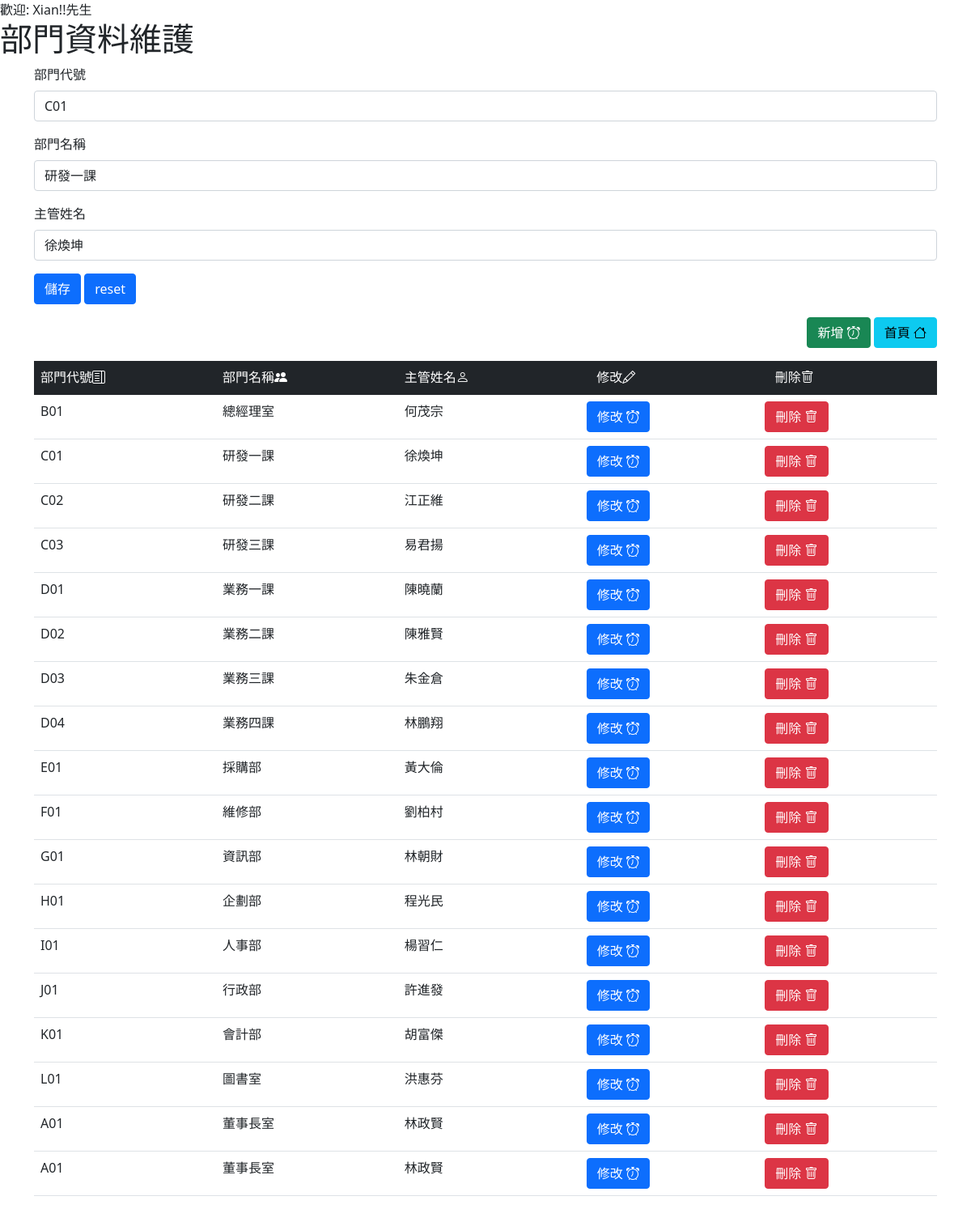
Screenshot of /dept.php?op=1&deptid=C01 (signed in) with the database file from the repository.
### tables this page shows
CREATE TABLE `dept` (
  `DeptName` varchar(9) DEFAULT NULL COMMENT '部門名稱',
  `DeptId` varchar(9) DEFAULT NULL COMMENT '部門代號',
  `ManagerName` varchar(9) DEFAULT NULL COMMENT '主管姓名'
);

### auth.php (called while the page is built, shortened)
<?php
if(isset($_SESSION['uid']))
{
    $gender=$_SESSION['gender'];
    $username=$_SESSION['username'];
}
else
{
  switchto('index.php');
}
?>

### dept.php (the view, shortened to what this page needs)
<?php
include("auth.php");
?>
<!doctype html>
<html lang="en">
  <head>
    <link href="https://cdn.jsdelivr.net/npm/bootstrap@5.1.3/dist/css/bootstrap.min.css" rel="stylesheet">
    <link href="https://cdn.datatables.net/1.10.16/css/jquery.dataTables.min.css" rel="stylesheet" />
    <link rel="stylesheet" href="https://cdn.jsdelivr.net/npm/bootstrap-icons@1.7.0/font/bootstrap-icons.css">
  </head>
  <body>
<?php
  echo "歡迎: $username!!";
  if($gender==1) echo "先生";
  else          echo "小姐";
?>
    <h1>部門資料維護</h1>
    <div class="container">
  <?php
  function display_form($op,$deptid)
  {
      if ($op==3)
      {
        $deptid="";
        $deptname="";
        $managername="";
        $op=4;
      }
      else
      {
              include("connectdb.php");
              $sql = "SELECT deptid,deptname,managername FROM dept where deptid='$deptid'";
              $result =$connect->query($sql);
              if ($row = $result->fetch_assoc()) {
                  $deptid=$row['deptid'];
                  $deptname=$row['deptname'];
                  $managername=$row['managername'];
              }
      }
      echo "<form action=dept.php method=post>";
      echo "<div class='mb-3'>
              <label for='exampleFormControlInput1' class='form-label'>部門代號</label>
              <input type='text' class='form-control' name=deptid id='deptid' placeholder='請輸入部門代號' value=$deptid>
            </div>
            <div class='mb-3'>
              <label for='exampleFormControlInput1' class='form-label'>部門名稱</label>
              <input type='text' class='form-control' name=deptname id='deptname' placeholder='請輸入部門名稱' value=$deptname>
            </div>
            <div class='mb-3'>
              <label for='exampleFormControlInput1' class='form-label'>主管姓名</label>
              <input type='text' class='form-control' name=managername id='managername' placeholder='請輸入主管姓名' value=$managername>
            </div>";
      echo " <div class='col-auto'>
              <button type='submit' class='btn btn-primary mb-3'>儲存</button>
              <button type='reset' class='btn btn-primary mb-3'>reset</button>
            </div>";
      echo "</form>";
  }
    if(isset($_REQUEST['op']))
    {
      $op=$_REQUEST['op'];
      switch ($op)
      {
        case 1:
              $deptid=$_REQUEST['deptid'];
               display_form($op,$deptid);
              break;
      }
    }
  ?>
    <p align=right>
    <a href=dept.php?op=3><button type='button' class='btn btn-success'>新增 <i class='bi bi-alarm'></i></button></a>
    <a href=home.php><button type='button' class='btn btn-info'>首頁 <i class='"bi bi-house'></i></button></a>  </p>
    <table class="table">
  	<thead class="table-dark">
  		<tr>
  			<td>部門代號<i class="bi bi-layout-text-sidebar"></i></i></td>
             <td>部門名稱<i class="bi bi-people-fill"></i></td>
             <td>主管姓名<i class="bi bi-person"></i></td>
             <td>&nbsp&nbsp&nbsp修改<i class="bi bi-pencil"></i></td>
             <td>&nbsp&nbsp&nbsp刪除<i class='bi bi-trash'></i></td>
  		</tr>
  	</thead>
  	<tbody>
    <?php
    include("connectdb.php");
    $sql = "SELECT deptid,deptname,managername FROM dept";
    $result =$connect->query($sql);
    while ($row = $result->fetch_assoc()) {
        $deptid=$row['deptid'];
        $deptname=$row['deptname'];
        $managername=$row['managername'];
        echo "<tr><TD>$deptid<td> $deptname<TD>$managername";
        echo "<TD><a href=dept.php?op=1&deptid=$deptid><button type='button' class='btn btn-primary'>修改 <i class='bi bi-alarm'></i></button></a>";
        echo "<TD><a href=\"javascript:if(confirm('確實要刪除[$deptname]嗎?'))location='dept.php?deptid=$deptid&op=5'\"><button type='button' class='btn btn-danger'>刪除 <i class='bi bi-trash'></i></button>";
    }
    ?>
</tbody>
  </table>
  </div>
  </body>
</html>

### rows the page displays
dept: deptid "C01", deptname "研發一課", managername "徐煥坤", DeptId "C01", DeptName "研發一課", ManagerName "徐煥坤"
dept: DeptId "B01", DeptName "總經理室", ManagerName "何茂宗"
dept: DeptId "C02", DeptName "研發二課", ManagerName "江正維"
dept: DeptId "C03", DeptName "研發三課", ManagerName "易君揚"
dept: DeptId "D01", DeptName "業務一課", ManagerName "陳曉蘭"
dept: DeptId "D02", DeptName "業務二課", ManagerName "陳雅賢"
dept: DeptId "D03", DeptName "業務三課", ManagerName "朱金倉"
dept: DeptId "D04", DeptName "業務四課", ManagerName "林鵬翔"
dept: DeptId "E01", DeptName "採購部", ManagerName "黃大倫"
dept: DeptId "F01", DeptName "維修部", ManagerName "劉柏村"
dept: DeptId "G01", DeptName "資訊部", ManagerName "林朝財"
dept: DeptId "H01", DeptName "企劃部", ManagerName "程光民"
dept: DeptId "I01", DeptName "人事部", ManagerName "楊習仁"
dept: DeptId "J01", DeptName "行政部", ManagerName "許進發"
dept: DeptId "K01", DeptName "會計部", ManagerName "胡富傑"
dept: DeptId "L01", DeptName "圖書室", ManagerName "洪惠芬"
dept: DeptId "A01", DeptName "董事長室", ManagerName "林政賢"
dept: DeptId "A01", DeptName "董事長室", ManagerName "林政賢"

### other values shown
$username "Xian"
